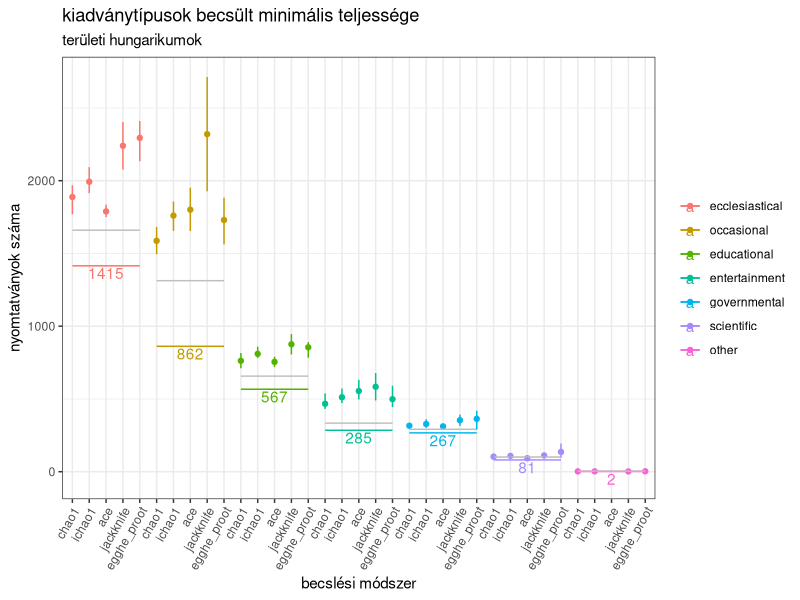
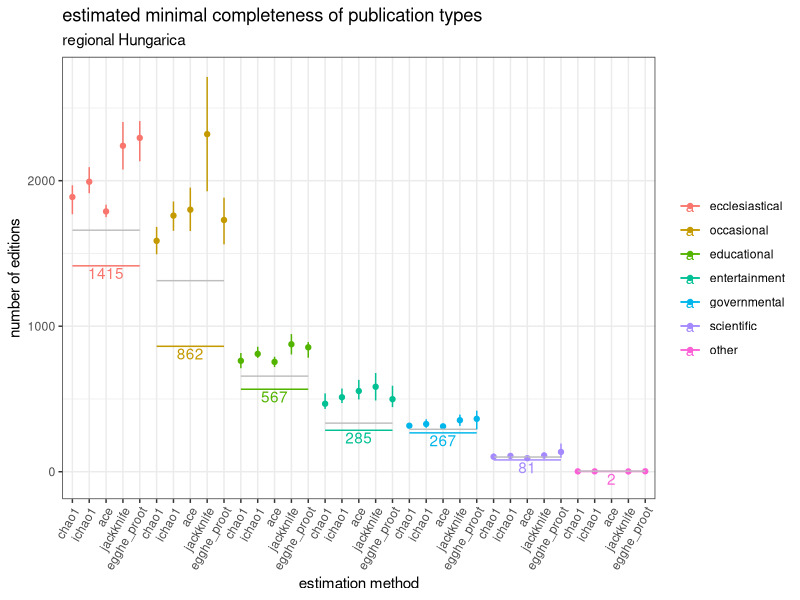
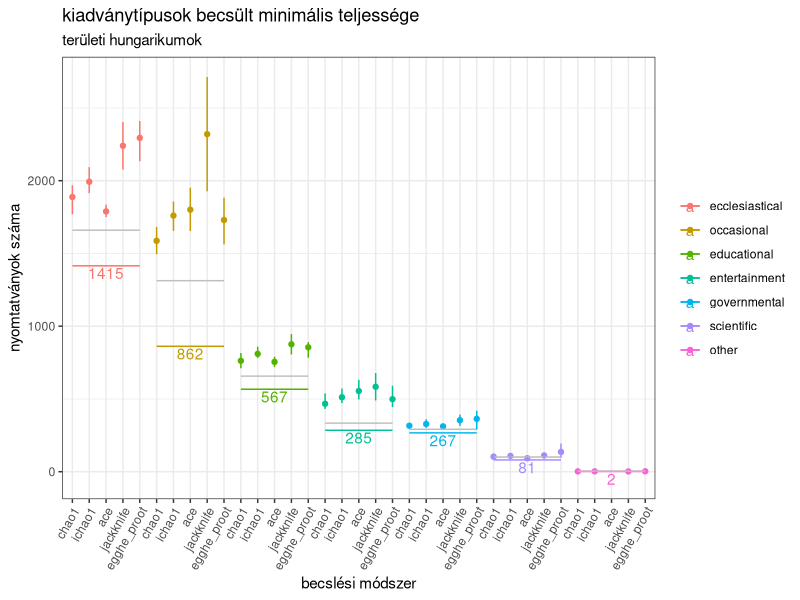
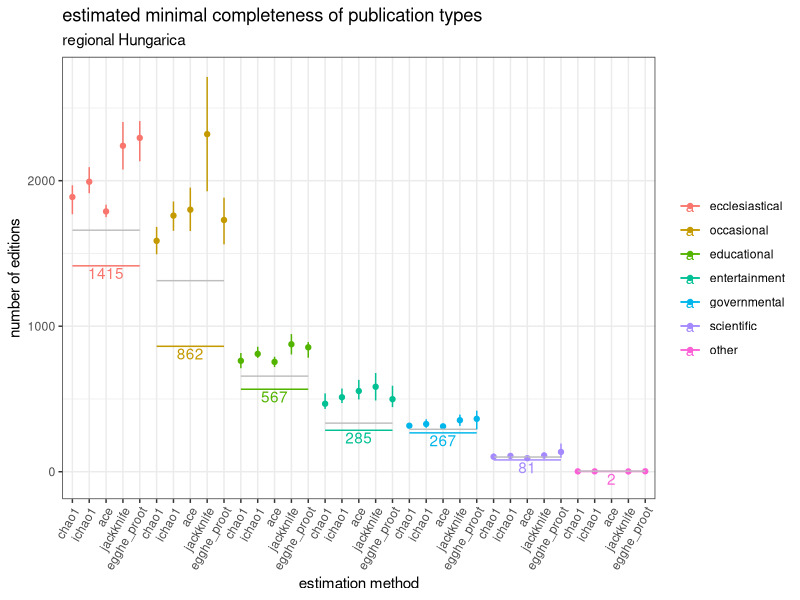

Generate these figures, in order, with R:
library(tidyverse)

title <- 'kiadványtípusok'
title_en <- 'publication types'
hypothetic <- read_csv("data_raw/hypothetic-by-genre.csv")
hypothetic
df <- tribble(
  ~method,~value,~empirical,~richness,~min,~max,
  "chao1","alkalmi",862,1586.78,1494.33,1682.40,
  "ichao1","alkalmi",862,1760.20,1655.83,1857.26,
  "ace","alkalmi",862,1800.75,1653.81,1952.81,
  "jackknife","alkalmi",862,2320.00,1926.85,2713.15,
  "egghe_proot","alkalmi",862,1729.86,1562.89,1883.58,
  "chao1","egyházi-vallási",1415,1887.88,1769.35,1968.69,
  "ichao1","egyházi-vallási",1415,1992.89,1914.11,2093.35,
  "ace","egyházi-vallási",1415,1789.01,1749.62,1835.48,
  "jackknife","egyházi-vallási",1415,2240.00,2076.56,2403.44,
  "egghe_proot","egyházi-vallási",1415,2294.25,2133.51,2409.84,
  "chao1","iskolai",567,762.31,711.36,815.92,
  "ichao1","iskolai",567,810.02,782.48,858.80,
  "ace","iskolai",567,754.80,719.12,790.37,
  "jackknife","iskolai",567,876.00,806.10,945.90,
  "egghe_proot","iskolai",567,854.96,783.26,891.04,
  "chao1","nem besorolt",2,2.50,1.60,3.10,
  "ichao1","nem besorolt",2,2.50,1.30,2.80,
  "ace","nem besorolt",2,NA,NA,NA,
  "jackknife","nem besorolt",2,2.00,2.00,2.00,
  "egghe_proot","nem besorolt",2,3.16,3.16,3.16,
  "chao1","szórakoztató",285,467.16,431.73,538.31,
  "ichao1","szórakoztató",285,512.05,472.12,571.54,
  "ace","szórakoztató",285,554.77,496.43,631.13,
  "jackknife","szórakoztató",285,584.00,489.96,678.04,
  "egghe_proot","szórakoztató",285,498.70,443.92,590.80,
  "chao1","tudományos",81,103.19,89.87,124.99,
  "ichao1","tudományos",81,108.73,93.37,128.69,
  "ace","tudományos",81,93.06,88.51,101.16,
  "jackknife","tudományos",81,112.00,90.53,133.47,
  "egghe_proot","tudományos",81,136.19,96.10,193.67,
  "chao1","állami működéshez kapcsolódó",267,316.10,304.39,330.63,
  "ichao1","állami működéshez kapcsolódó",267,328.05,302.16,360.44,
  "ace","állami működéshez kapcsolódó",267,311.84,302.93,321.07,
  "jackknife","állami működéshez kapcsolódó",267,354.00,315.29,392.71,
  "egghe_proot","állami működéshez kapcsolódó",267,363.52,291.12,419.59
)

genres <- tribble(
  ~hungarian, ~english,
  "egyházi-vallási", "ecclesiastical",
  "alkalmi",         "occasional",
  "iskolai",         "educational",
  "szórakoztató",    "entertainment",
  "állami működéshez kapcsolódó", "governmental",
  "tudományos",      "scientific",
  "nem besorolt",    "other"
)

df <- df %>% 
  left_join(genres, join_by(value == hungarian)) %>% 
  select(-value) %>% 
  rename(value = english)

hypothetic <- hypothetic %>% 
  left_join(genres, join_by(value == hungarian)) %>% 
  select(-value) %>% 
  rename(value = english)

df
hypothetic
df <- df %>% 
  mutate(
    key = paste(method, value, sep = "-"),
    method = factor(df$method, levels = c('chao1', 'ichao1', 'ace', 'jackknife', 'egghe_proot'))
  )

keys <- df %>% 
  arrange(desc(empirical), method) %>% 
  pull(key)
df$key <- factor(df$key, levels = keys)

meth_length <- length(levels(df$method))
empirical <- df %>% 
  arrange(desc(empirical)) %>% 
  select(value, empirical) %>% 
  distinct() %>% 
  mutate(
    id = ((row_number() - 1) * meth_length) + 1
  )

df %>% 
  left_join(genres, join_by(value == hungarian))

empirical <- empirical %>% 
  left_join(hypothetic) %>% 
  mutate(total = empirical + hypothetic)

df$value <- factor(df$value, levels = empirical$value)
methods <- as.character(df$method)

df %>% 
  ggplot(aes(x = key)) +
  geom_point(aes(y = richness, color = value)) +
  # geom_hline(yintercept = empirical, color = value) +
  geom_segment(data=empirical, aes(x = id, y = empirical, xend = id + meth_length - 1, yend = empirical, color = value)) +
  geom_segment(data=empirical, aes(x = id, y = total, xend = id + meth_length - 1, yend = total), color = 'grey') +
  geom_text(data=empirical, aes(x = id + 2, y = empirical - 50, label = empirical, color = value)) +
  # geom_text(aes(x = method, y = richness - 50, label = as.integer(richness), color = value)) +
  geom_segment(aes(x = key, y = min, xend = key, yend = max, color = value)) +
  theme_bw() +
  theme(
    axis.text.x = element_text(angle = 60, vjust = 1, hjust=1)
  ) +
  labs(
    title = paste(title, 'becsült minimális teljessége'),
    subtitle = 'területi hungarikumok',
    'A területi hungarikumok becsült minimális teljessége',
    x = 'becslési módszer',
    y = 'nyomtatványok száma'
  ) +
  scale_x_discrete(labels = methods) +
  scale_y_continuous(limits = c(-50,max(df$max) * 1.1)) +
  scale_color_discrete(name = NULL)

width <- 20
ggsave('img/abundance/richness-genre.png', 
       dpi=300, width = width, height = width * .7, units = "cm")

df %>% 
  ggplot(aes(x = key)) +
  geom_point(aes(y = richness, color = value)) +
  # geom_hline(yintercept = empirical, color = value) +
  geom_segment(data=empirical, aes(x = id, y = empirical, xend = id + meth_length - 1, yend = empirical, color = value)) +
  geom_segment(data=empirical, aes(x = id, y = total, xend = id + meth_length - 1, yend = total), color = 'grey') +
  geom_text(data=empirical, aes(x = id + 2, y = empirical - 50, label = empirical, color = value)) +
  # geom_text(aes(x = method, y = richness - 50, label = as.integer(richness), color = value)) +
  geom_segment(aes(x = key, y = min, xend = key, yend = max, color = value)) +
  theme_bw() +
  theme(
    axis.text.x = element_text(angle = 60, vjust = 1, hjust=1)
  ) +
  labs(
    title = paste('estimated minimal completeness of', title_en),
    subtitle = 'regional Hungarica',
    x = 'estimation method',
    y = 'number of editions'
  ) +
  scale_x_discrete(labels = methods) +
  scale_y_continuous(limits = c(-50,max(df$max) * 1.1)) +
  scale_color_discrete(name = NULL)

width <- 20
ggsave('img/abundance/richness-genre.en.png', 
       dpi=300, width = width, height = width * .7, units = "cm")
